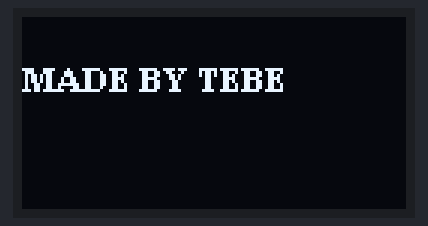
A program run on a simulated ESP32. Shown: 128×64 one-colour display. What the program prints to the serial monitor is not drawn.

Above: at 0.1 s.
At 7.4 s:
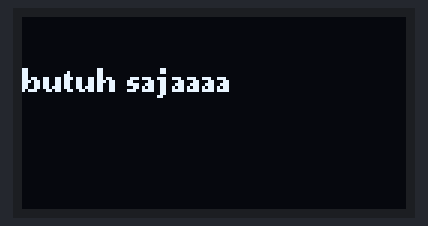
At 11.1 s:
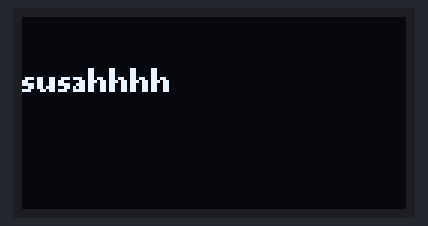
At 16.5 s:
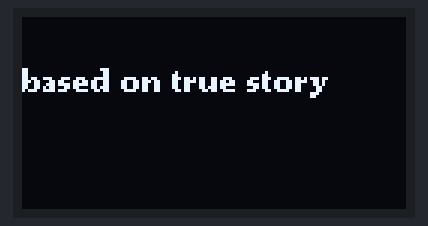
At 27.0 s:
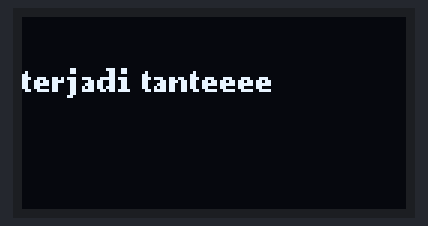
At 38.0 s:
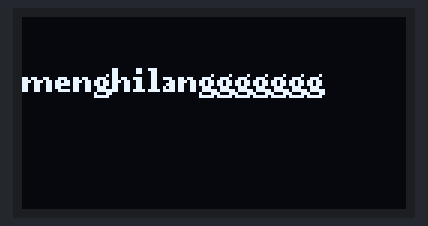

The program:

main.cpp
```cpp
#include <Arduino.h>
#include <U8g2lib.h> // Include the U8g2 library
#include <Wire.h>

// Constructor for a common 128x64 I2C OLED (SSD1306)
// U8G2_R0 means no rotation
// U8X8_PIN_NONE means no reset pin is used (common for these modules)
// This uses hardware I2C, which defaults to SDA=GPIO21, SCL=GPIO22 on ESP32
U8G2_SSD1306_128X64_NONAME_F_HW_I2C u8g2(U8G2_R0, /* reset=*/ U8X8_PIN_NONE);

void setup(void) {
  Serial.begin(115200);
  while (!Serial); // Wait for serial port to connect.
  Serial.println("OLED Hello World test");

  u8g2.begin(); // Initialize the U8g2 library
  Serial.println("U8g2 initialized.");
}

// Helper function to display a single line of text
void displaySingleLine(const char* text, int y_pos = 25) { // y_pos for the baseline of the text
  u8g2.clearBuffer(); // Clear the internal memory of the display
  u8g2.setFont(u8g2_font_ncenB08_tr); // Choose a suitable font
  u8g2.drawStr(0, y_pos, text); // Draw the string
  u8g2.sendBuffer(); // Send the internal memory to the display

  Serial.print("Displaying on OLED: ");
  Serial.println(text);
  delay(1800); // Wait 1.8 seconds (adjust as needed)
}

void loop(void) {
  displaySingleLine("MADE BY TEBE");
  displaySingleLine("sudah terbiasa");
  displaySingleLine("terjadi tanteeee");
  displaySingleLine("teman datang ketika lagi");
  displaySingleLine("butuh sajaaaa");
  displaySingleLine("coba kalo lagi");
  displaySingleLine("susahhhh");
  displaySingleLine("mereka semua");
  displaySingleLine("menghilanggggggg");
  displaySingleLine("based on true story");

  Serial.println("Lyric sequence complete. Repeating in 5 seconds.");
  delay(5000); // Wait 5 seconds before repeating the whole sequence
}
```

main.c
```cpp
// This file is intentionally left blank to resolve the "multiple definition of app_main" error.
// The LED blinking functionality has been moved to main.cpp
```

Measured:
- what the display in image 1 shows lasts 1.8 s, from 7.4 s to 9.2 s
- what the display in image 3 shows lasts 6.8 s, from 16.5 s to 23.3 s
